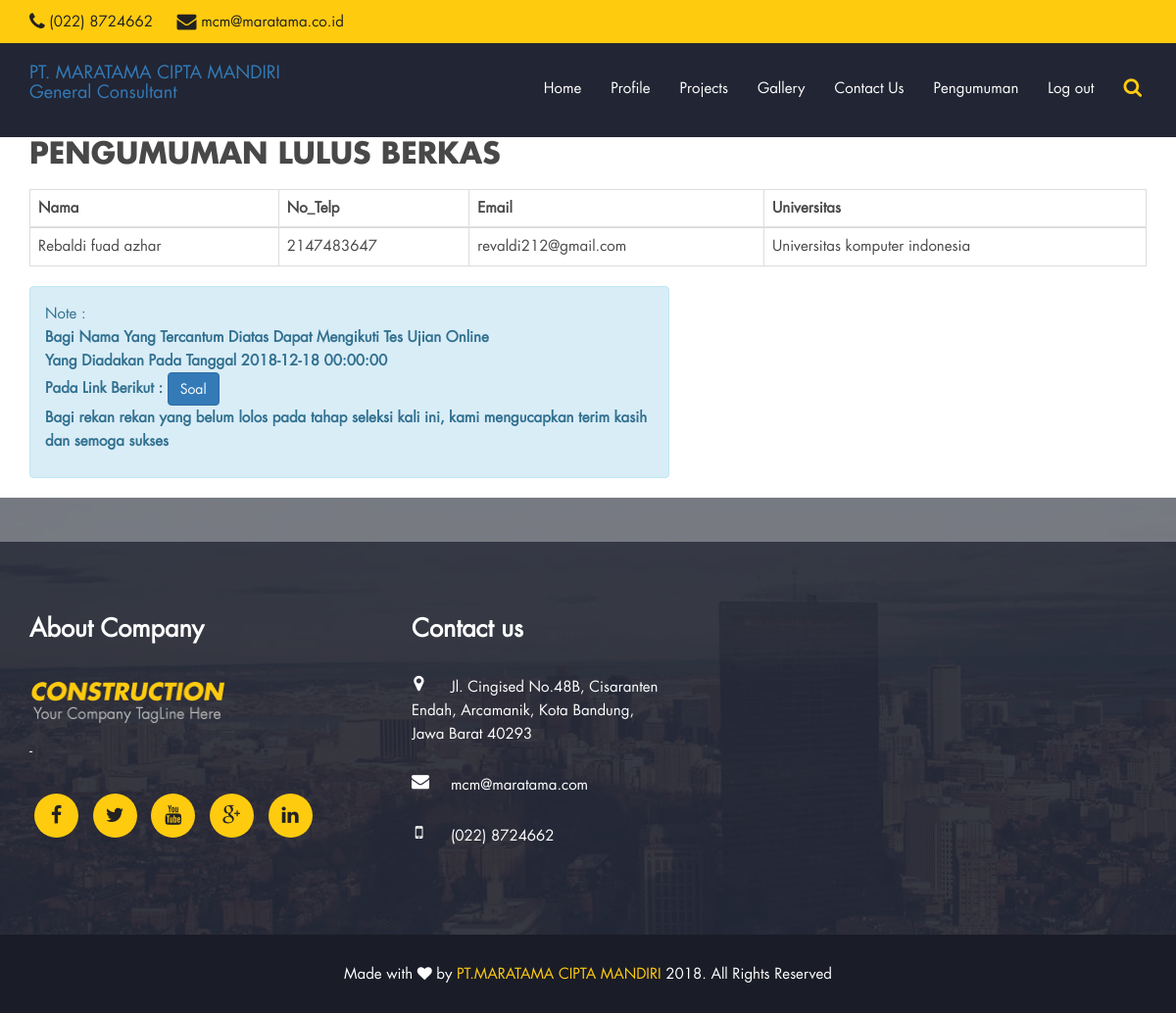
Page /pengumuman.php (signed in) on the committed database.
### tables this page shows
CREATE TABLE `biodata_user` (
  `id_pelamar` int(11) NOT NULL,
  `id_lowongan` int(11) NOT NULL,
  `nama` varchar(100) NOT NULL,
  `tanggal_lahir` date NOT NULL,
  `no_telp` int(15) NOT NULL,
  `alamat` varchar(55) NOT NULL,
  `jenis_kelamin` varchar(10) NOT NULL,
  `status` varchar(10) NOT NULL,
  `no_ktp` int(35) NOT NULL,
  `email` varchar(20) NOT NULL,
  `pendidikan` varchar(15) NOT NULL,
  `perguruan_tinggi` varchar(5) NOT NULL,
  `nama_perguruan_tinggi` varchar(40) NOT NULL,
  `ipk` varchar(4) NOT NULL,
  `id_skype` varchar(15) NOT NULL,
  `pengalaman_kerja` int(10) NOT NULL,
  `deskripsi_singkat` varchar(100) NOT NULL,
  `cv` varchar(200) NOT NULL,
  `ijazah` varchar(200) NOT NULL,
  `sertifikat_keahlian` varchar(200) NOT NULL,
  `fotocopy_ktp` varchar(200) NOT NULL,
  `npwp` varchar(200) NOT NULL,
  `status_pelamar` varchar(30) NOT NULL DEFAULT 'MENUNGGU HASIL'
);

CREATE TABLE `jadwal` (
  `id_jadwal` int(11) NOT NULL,
  `tanggal_sekarang` datetime NOT NULL,
  `tanggal_mulai` datetime NOT NULL,
  `tanggal_akhir` datetime NOT NULL
);

### koneksi.php (called while the page is built, shortened)
<?php
function dateNow(){
	return date("Y-m-d H:i:s");
}
?>

### pengumuman.php (the view, shortened to what this page needs)
<?php
include 'koneksi.php';
?>
<!DOCTYPE html>
 <html lang="en">
    <head>
        <link rel="stylesheet" href="custom-font/fonts.css" />
        <link rel="stylesheet" href="css/bootstrap.min.css" />
        <link rel="stylesheet" href="css/font-awesome.min.css" />
        <link rel="stylesheet" href="css/bootsnav.css">
        <link rel="stylesheet" type="text/css" href="css/jquery.fancybox.css?v=2.1.5" media="screen" />
        <link rel="stylesheet" href="css/custom.css" />
  	</head>
<body>
<?php include 'navbar.php'; ?>
<section id="home" class="home">
<div class="container">
<h2>Pengumuman Lulus Berkas</h2>
<table class="table table-bordered">
	<thead>
		<tr>
			<th>
				Nama
			</th>
			<th>
				No_Telp
			</th>
			<th>
				Email
			</th>
            <th>
                Universitas
            </th>
		</tr>
	</thead>
	<tbody>
		<?php $ambil = $koneksi->query("SELECT * FROM biodata_user WHERE status_pelamar = 'Diterima'"); ?>
		<?php while($pecah = $ambil->fetch_assoc()) { ?>
		<tr>
			<td><?php echo $pecah['nama']; ?></td>
			<td><?php echo $pecah['no_telp']; ?></td>
			<td><?php echo $pecah['email']; ?></td>
			<td><?php echo $pecah['nama_perguruan_tinggi']; ?></td>
		</tr>
		<?php } ?>
	</tbody>
</table>
<div class="row">
 <div class="col-md-7">
  <div class="alert alert-info">
    <form method="post">
   <p>
    Note : <br>
        <?php $ambil=$koneksi->query("SELECT * FROM jadwal");   ?>
       <?php while ($pecah=$ambil->fetch_assoc()) {
             if ($pecah['tanggal_mulai'] > DateNow() ) {
               $dis = "disabled";
            }else{
                $dis = "";
            }
        ?>
    <strong>Bagi Nama Yang Tercantum Diatas Dapat Mengikuti  Tes Ujian Online  </strong><br>
    <strong>Yang Diadakan Pada Tanggal <?php echo $pecah['tanggal_mulai']; ?></strong><br>
    <strong>Pada Link Berikut : <button name="soal" class="btn btn-primary" <?php echo $dis; ?>> Soal </button></strong><br>
    <strong>Bagi rekan rekan yang belum lolos pada tahap seleksi kali ini, kami mengucapkan terim kasih dan semoga sukses</strong><br>
   </p>
   <?php } ?>
   </form>
  </div>
 </div>
</div>
	</div>
	</section>
	<?php include 'footer.php'; ?>
    </body>
</html>

### css/bootsnav.css (style rules this page uses)
body { -webkit-transition: all 0.3s ease-in-out; -moz-transition: all 0.3s ease-in-out; -o-transition: all 0.3s ease-in-out; -ms-transition: all 0.3s ease-in-out; transition: all 0.3s ease-in-out; }

### css/custom.css (style rules this page uses)
body { font-size: 15px; line-height: 24px; font-family: 'futura_ltbook', sans-serif; color: #484848; }
h1, h2, h3, h4, h5, h6 { font-weight: bold; text-transform: uppercase; color: #484848; font-family: 'futura_ltbold', sans-serif; }
h2 { font-size: 30px; margin: 0 0 20px; }
a,button { outline: 0 !important; }

### rows in the picture
biodata_user: nama "Rebaldi fuad azhar", no_telp "2147483647", email "revaldi212@gmail.com", nama_perguruan_tinggi "Universitas komputer indonesia"
jadwal: tanggal_mulai "2018-12-18 00:00:00"
